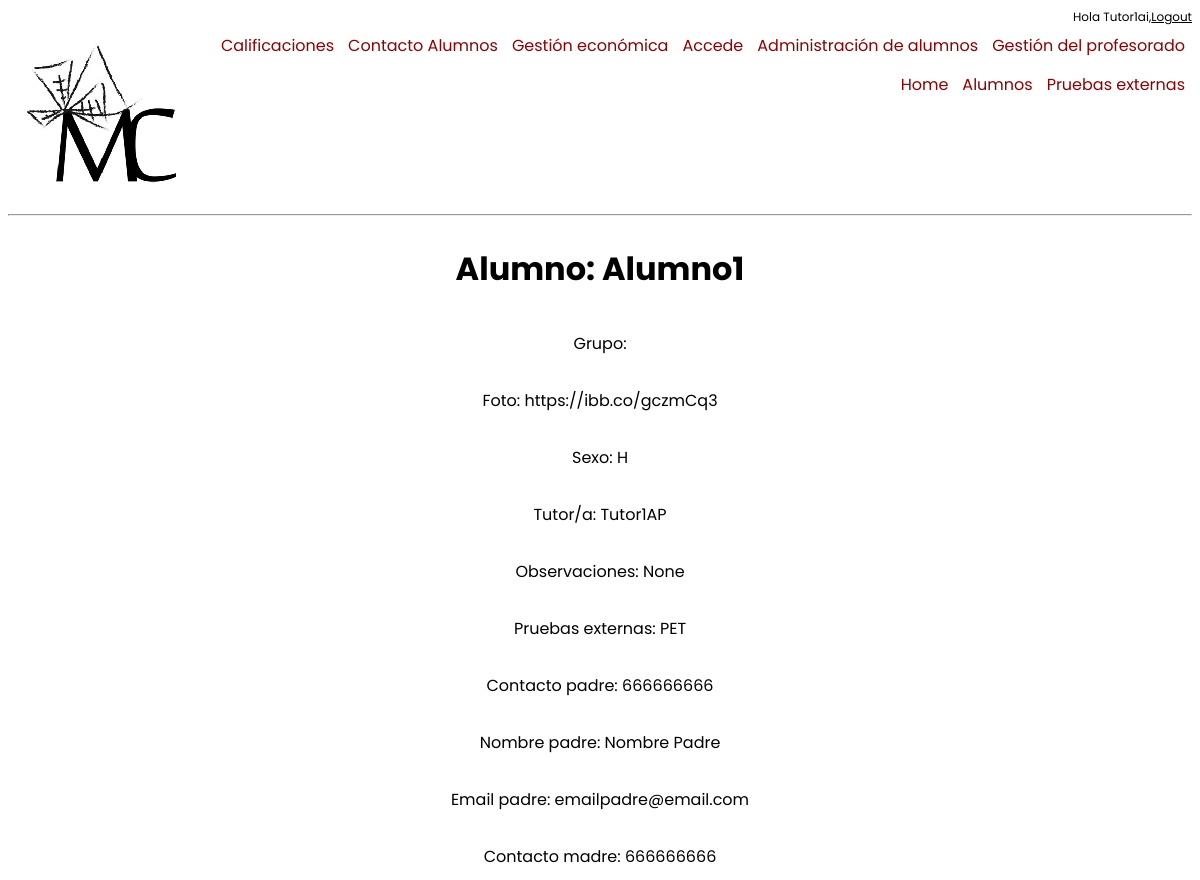
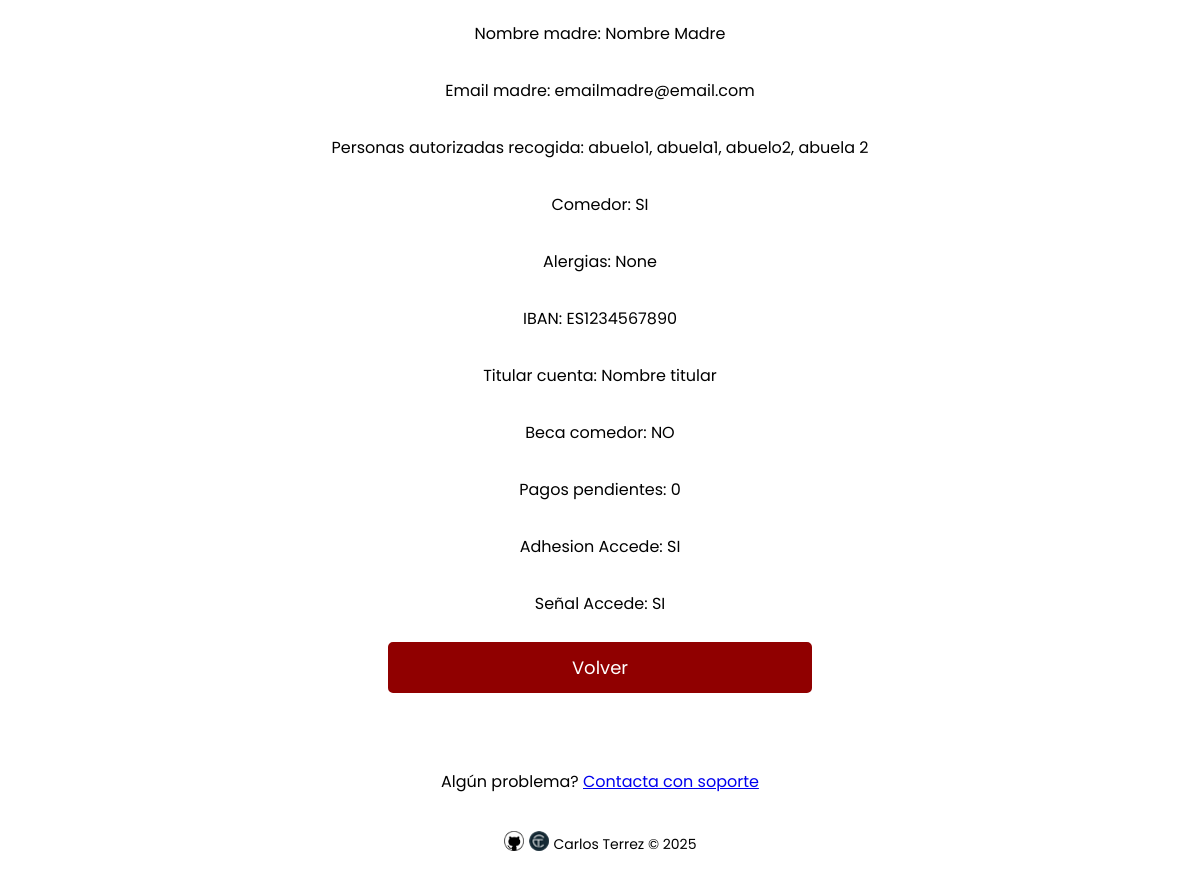
Screenshot of /alumn/190/ (signed in) with the database file from the repository (2 pictures, top to bottom).
### core/models.py (models this page shows)
class Alumn(models.Model):
    group_choices = [
        ("1AI", "1_A_infantil"),
        ("1BI", "1_B_infantil"),
        ("1CI", "1_C_infantil"),
        ("1DI", "1_D_infantil"),
        ("1EI", "1_E_infantil"),
        ("2AI", "2_A_infantil"),
        ("2BI", "2_B_infantil"),
        ("2CI", "2_C_infantil"),
        ("2DI", "2_D_infantil"),
        ("3AI", "3_A_infantil"),
        ("3BI", "3_B_infantil"),
        ("3CI", "3_C_infantil"),
        ("3DI", "3_D_infantil"),
        ("1AP", "1_A_primaria"),
        ("1BP", "1_B_primaria"),
        ("1CP", "1_C_primaria"),
        ("1DP", "1_D_primaria"),
        ("2AP", "2_A_primaria"),
        ("2BP", "2_B_primaria"),
        ("2CP", "2_C_primaria"),
        ("3AP", "3_A_primaria"),
        ("3BP", "3_B_primaria"),
        ("3CP", "3_C_primaria"),
        ("4AP", "4_A_primaria"),
        ("4BP", "4_B_primaria"),
        ("5AP", "5_A_primaria"),
        ("5BP", "5_B_primaria"),
        ("6AP", "6_A_primaria"),
        ("6BP", "6_B_primaria"),
    ]
    Grupo = models.CharField(choices=group_choices, max_length=3, blank=False)
    Nombre = models.CharField(max_length=200, blank=False, null=False)
    Fotografia = models.URLField(max_length=200, blank=True, null = True)
    gender_choices = [
        ("H", "Hombre"),
        ("M", "Mujer"),
        ("NA", "Sin especificar"),
    ]
    Sexo = models.CharField(choices=gender_choices, max_length=2, blank=False)
    Tutor_a = models.ForeignKey(User, null = False, blank=False, on_delete=models.DO_NOTHING)
    Observaciones = models.TextField(max_length=300, blank=True, null=True)
    external_tests_choices = [
        ("PET", "PET"),
        ("KET", "KET"),
        ("None", "None"),
    ]
    PET_KET = models.CharField(choices=external_tests_choices, max_length=4, blank=True, default="")
    Telefono_contacto_padre = models.PositiveIntegerField(blank=True, null=True)
    Nombre_padre = models.CharField(max_length=30, blank=True, null=True)
    Email_padre = models.EmailField(blank=True, null=True)
    Telefono_contacto_madre = models.PositiveIntegerField(blank=True, null=True)
    Nombre_madre = models.CharField(max_length=30, blank=True, null=True)
    Email_madre = models.EmailField(blank=True, null=True)
    Personas_autorizadas_recogida = models.TextField(max_length=300, blank=True, null=True)
    comedor_choices = [
        ("SI", "SI"),
        ("NO", "NO"),
    ]
    Comedor = models.CharField(choices=comedor_choices, max_length=2, blank=False)
    Alergias = models.TextField(max_length=300, blank=True, null=True)
    IBAN = models.CharField(max_length=24, blank=True, null=True)
    Titular_cuenta = models.CharField(max_length=30, blank=True, null=True)
    Beca_comedor = models.CharField(choices=comedor_choices, max_length=2, blank=False)
    Pagos_pendientes = models.CharField(max_length=200, blank=True, null=True)
    accede_choices = [
        ("SI", "SI"),
        ("NO", "NO"),
    ]
    Adhesion_Accede = models.CharField(choices=accede_choices, max_length=2, blank=False)
    Senal_Accede = models.CharField(choices=accede_choices, max_length=2, blank=False)
    def __str__(self):
        return self.Nombre
    class Meta:
        ordering = ["Grupo", "Nombre"]

### core/views.py (the view)
# urls.py: path('alumn/<int:pk>/', AlumnDetail.as_view(), name = "alumn"),
class AlumnDetail(LoginRequiredMixin, DetailView):
    model = Alumn
    context_object_name = "alumn"
    template_name = "core/alumn.html"

### core/templates/core/alumn.html (shortened to what this page needs)
{% extends 'core/base.html' %}
{% block content %}
{% load static %}
<head xmlns="http://www.w3.org/1999/html">
</head>
<body>
    <div class="flex-container">
        <h1>Alumno: {{alumn}}</h1>
            <p>Grupo: {{alumno.Grupo}}</p>
            <p>Foto: {{alumn.Fotografia}}</p>
            <p>Sexo: {{alumn.Sexo}}</p>
            <p>Tutor/a: {{alumn.Tutor_a}}</p>
            <p>Observaciones: {{alumn.Observaciones}}</p>
            <p>Pruebas externas: {{alumn.PET_KET}}</p>
            <p>Contacto padre: {{alumn.Telefono_contacto_padre}}</p>
            <p>Nombre padre: {{alumn.Nombre_padre}}</p>
            <p>Email padre: {{alumn.Email_padre}}</p>
            <p>Contacto madre: {{alumn.Telefono_contacto_madre}}</p>
            <p>Nombre madre: {{alumn.Nombre_madre}}</p>
            <p>Email madre: {{alumn.Email_madre}}</p>
            <p>Personas autorizadas recogida: {{alumn.Personas_autorizadas_recogida}}</p>
            <p>Comedor: {{alumn.Comedor}}</p>
            <p>Alergias: {{alumn.Alergias}}</p>
            <p>IBAN: {{alumn.IBAN}}</p>
            <p>Titular cuenta: {{alumn.Titular_cuenta}}</p>
            <p>Beca comedor: {{alumn.Beca_comedor}}</p>
            <p>Pagos pendientes: {{alumn.Pagos_pendientes}}</p>
            <p>Adhesion Accede: {{alumn.Adhesion_Accede}}</p>
            <p>Señal Accede: {{alumn.Senal_Accede}}</p>
        <a href="{% url 'alumn_list' %}" class="button" style="display: inline-block; text-align: center; width: 400px; font-size: 18px; background:#900000; color: #FFFFFF; padding: 10px; text-decoration: none;">
                          Volver</a>
    </div>
</body>
{% endblock content %}

### core/templates/core/base.html (shortened to what this page needs)
<!DOCTYPE html>
<html lang="en">
{% load static %}
<head>
    <link rel="stylesheet" type="text/css" href="{% static 'core/css/main.css' %}">
</head>
<body>
    <div class="flex-container-login" style="justify-content: flex-end">
        {% if request.user.is_authenticated %}
            <p style = "text-align: right">Hola {{request.user|title}}, </p>
            <form  method="post" action="{% url 'logout' %}">
                <button style="float:right" type="submit" class="logout-button">Logout</button>
            </form>
        {% endif %}
    </div>
    <div>
        {% if request.path != '/' and request.path != '/accounts/login/' %}
            <ul class="navbar">
                <li><a href="https://site.educa.madrid.org/cp.cervantes.trescantos/" target="_blank" >
                    <img alt="Logo Cervantes" class="mx-auto d-flex rounded img-fluid mb-3 mb-lg-0" src="{% static 'core/images/Logo_Miguel_Cervantes.jpg' %}"></a>
                </li>
                <li style="float:right"><a href="{% url 'teacher_management' %}" class="{% if request.path == '/teacher_management/' %}current-page{% endif %}">Gestión del profesorado</a></li>
                <li style="float:right"><a href="{% url 'administration' %}" class="{% if request.path == '/administration/' %}current-page{% endif %}">Administración de alumnos</a></li>
                <li style="float:right"><a href="{% url 'accede' %}" class="{% if request.path == '/accede/' %}current-page{% endif %}">Accede</a></li>
                <li style="float:right"><a href="{% url 'economy' %}" class="{% if request.path == '/economy/' %}current-page{% endif %}">Gestión económica</a></li>
                <li style="float:right"><a href="{% url 'parents_contact' %}" class="{% if request.path == '/parents_contact/' %}current-page{% endif %}">Contacto Alumnos</a></li>
                <li style="float:right"><a href="{% url 'califications' %}" class="{% if request.path == '/califications/' %}current-page{% endif %}">Calificaciones</a></li>
                <li style="float:right"><a href="{% url 'external_tests' %}" class="{% if request.path == '/external_tests/' %}current-page{% endif %}">Pruebas externas</a></li>
                <li style="float:right"><a href="{% url 'alumn_list' %}" class="{% if request.path == '/alumn_list/' %}current-page{% endif %}">Alumnos</a></li>
                <li style="float:right"><a href="{% url 'home' %}">Home</a></li>
            </ul>
        {% else %}
            <section>
                <a href="https://site.educa.madrid.org/cp.cervantes.trescantos/" target="_blank" >
                        <img alt="Logo Cervantes" class="mx-auto d-flex rounded img-fluid mb-3 mb-lg-0" src="{% static 'core/images/Logo_Miguel_Cervantes.jpg' %}"></a>
                <div class="CEIP">CEIP Miguel de Cervantes</div>
            </section>
        {% endif %}
    </div>
<hr>
    {% block content %}{% endblock content %}
    <div style="margin: 60px" class="flex-container">
        <p> Algún problema? <a href="{% url 'incidences' %}">Contacta con soporte</a></p>
        <div style="margin: 10px" class="footer-flex-container">
            <div><a href="https://github.com/byDracool"><img style="width:20px;height:20px;" src="{% static 'core/images/github.png' %}"></a></div>
            <div><a href="https://carlosterrez.dev/"><img style="width:20px;height:20px;" src="{% static 'core/images/logoCT.png' %}"></a></div>
            <div><p style="font-size: 14px">Carlos Terrez &copy; 2025</p></div>
        </div>
    </div>
</body>
</html>

### core/static/core/css/main.css (style rules this page uses)
* { font-family: "Poppins", sans-serif; }
body { background: #FFFFFF; }
.button { border: 2px solid #900000; background-color: #FFFFFF; color: #000000; padding: 10px; font-size: 14px; border-radius: 5px; cursor: pointer; text-decoration: none; margin-top: 10px; }
.footer-flex-container { display: flex; flex-direction: row; align-items: center; text-align: center; justify-content: center; gap: 5px; }
.flex-container { display: flex; flex-direction: column; align-items: center; text-align: center; }
.flex-container-login { display: flex; flex-direction: row; align-items: center; text-align: right; justify-content: flex-end; margin: 0; padding: 0; }
.flex-container-login p { margin: 0; padding: 0; font-size: 12px; }
.flex-container-login form { display: inline-block; margin: 0; padding: 0; width: auto; }

### core/templates/core/base.html (style rules this page uses)
ul { list-style-type: none; margin: 0; padding: 0; overflow: hidden; }
li { float: left; }
li a { display: block; color: #900000; text-align: center; padding: 7px; text-decoration: none; }
.logout-button { all: unset; font-size: 12px; text-decoration: underline; background-color: #FFFFFF; border: none; cursor: pointer; text-align: right; display: inline; }

### rows the page displays
Alumn: Nombre "Alumno1", Fotografia "https://ibb.co/gczmCq3", Sexo "H", Tutor_a "Tutor1AP", Observaciones "None", PET_KET "PET", Telefono_contacto_padre "666666666", Nombre_padre "Nombre Padre", Email_padre "emailpadre@email.com", Telefono_contacto_madre "666666666", Nombre_madre "Nombre Madre", Email_madre "emailmadre@email.com", Personas_autorizadas_recogida "abuelo1, abuela1, abuelo2, abuela 2", Comedor "SI", Alergias "None", IBAN "ES1234567890", Titular_cuenta "Nombre titular", Beca_comedor "NO", Pagos_pendientes "0", Adhesion_Accede "SI", Senal_Accede "SI"

### other values shown
{{ request.user|title }} "Tutor1ai"
